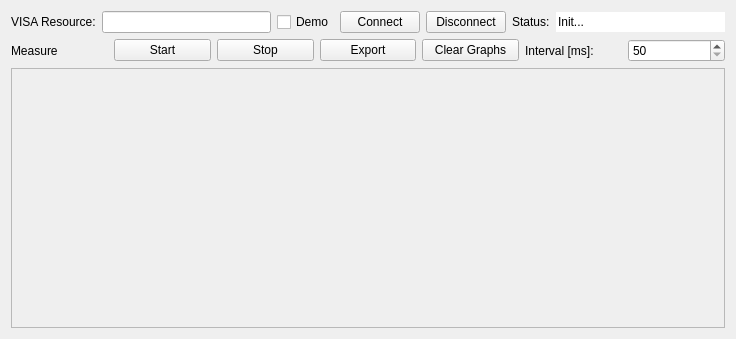
<?xml version="1.0" encoding="UTF-8"?>
<ui version="4.0">
 <class>TabWattmeterContent</class>
 <widget class="QWidget" name="TabWattmeterContent">
  <property name="geometry">
   <rect>
    <x>0</x>
    <y>0</y>
    <width>736</width>
    <height>339</height>
   </rect>
  </property>
  <property name="windowTitle">
   <string>Form</string>
  </property>
  <layout class="QVBoxLayout" name="verticalLayout">
   <item>
    <layout class="QHBoxLayout" name="horizontalLayout">
     <item>
      <widget class="QLabel" name="label">
       <property name="text">
        <string>VISA Resource:</string>
       </property>
      </widget>
     </item>
     <item>
      <widget class="QLineEdit" name="ui_VISAresource"/>
     </item>
     <item>
      <widget class="QCheckBox" name="ui_demo">
       <property name="text">
        <string>Demo</string>
       </property>
      </widget>
     </item>
     <item>
      <widget class="QPushButton" name="ui_connect">
       <property name="text">
        <string>Connect</string>
       </property>
      </widget>
     </item>
     <item>
      <widget class="QPushButton" name="ui_disconnect">
       <property name="text">
        <string>Disconnect</string>
       </property>
      </widget>
     </item>
     <item>
      <widget class="QLabel" name="label_3">
       <property name="text">
        <string>Status:</string>
       </property>
      </widget>
     </item>
     <item>
      <widget class="QLineEdit" name="ui_status">
       <property name="text">
        <string>Init...</string>
       </property>
       <property name="frame">
        <bool>false</bool>
       </property>
       <property name="readOnly">
        <bool>true</bool>
       </property>
      </widget>
     </item>
    </layout>
   </item>
   <item>
    <layout class="QHBoxLayout" name="horizontalLayout_2">
     <item>
      <widget class="QLabel" name="label_2">
       <property name="text">
        <string>Measure</string>
       </property>
      </widget>
     </item>
     <item>
      <widget class="QPushButton" name="ui_start">
       <property name="text">
        <string>Start</string>
       </property>
      </widget>
     </item>
     <item>
      <widget class="QPushButton" name="ui_stop">
       <property name="text">
        <string>Stop</string>
       </property>
      </widget>
     </item>
     <item>
      <widget class="QPushButton" name="ui_export">
       <property name="text">
        <string>Export</string>
       </property>
      </widget>
     </item>
     <item>
      <widget class="QPushButton" name="ui_clear">
       <property name="text">
        <string>Clear Graphs</string>
       </property>
      </widget>
     </item>
     <item>
      <widget class="QLabel" name="label_4">
       <property name="text">
        <string>Interval [ms]:</string>
       </property>
      </widget>
     </item>
     <item>
      <widget class="QSpinBox" name="ui_interval">
       <property name="minimum">
        <number>50</number>
       </property>
       <property name="maximum">
        <number>100000</number>
       </property>
      </widget>
     </item>
    </layout>
   </item>
   <item>
    <widget class="QScrollArea" name="scrollArea">
     <property name="widgetResizable">
      <bool>true</bool>
     </property>
     <widget class="QWidget" name="scrollAreaWidgetContents_2">
      <property name="geometry">
       <rect>
        <x>0</x>
        <y>0</y>
        <width>722</width>
        <height>270</height>
       </rect>
      </property>
     </widget>
    </widget>
   </item>
  </layout>
 </widget>
 <resources/>
 <connections/>
</ui>
